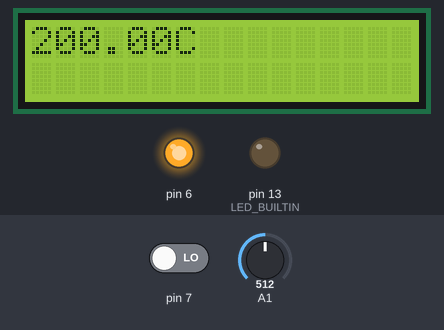
Recording of a sketch running on a simulated Arduino Uno, built with avr-gcc and run on an emulated ATmega328P. Shown: 16×2 character LCD, output pins drawn as LEDs (lit = HIGH). The inputs (shaded band) are chosen by the test bench; at power-on: A1 = 512, pin 7 LOW.

Above: at 1.2 s.
1.3 s: A1 set to 217
At 2.4 s:
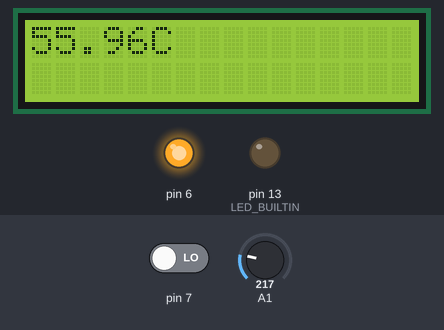
2.8 s: A1 set to 189
At 3.2 s:
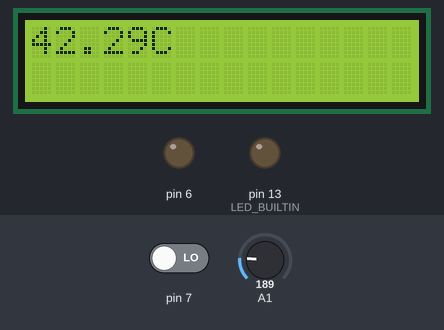
4.3 s: A1 set to 130
At 5.4 s:
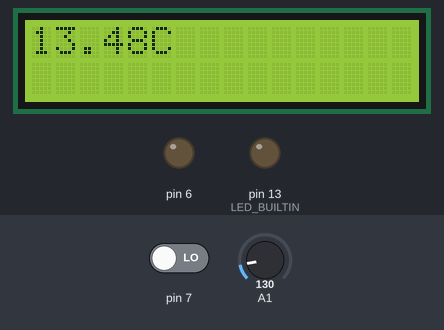
5.8 s: A1 set to 115
At 6.2 s:
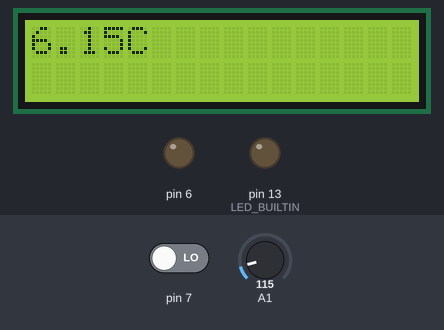
8.8 s: A1 set to 306
At 9.7 s:
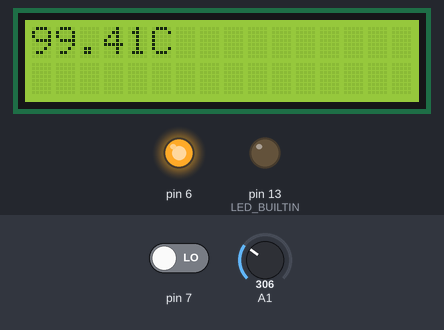
11.8 s: pin 7 driven HIGH
At 12.9 s:
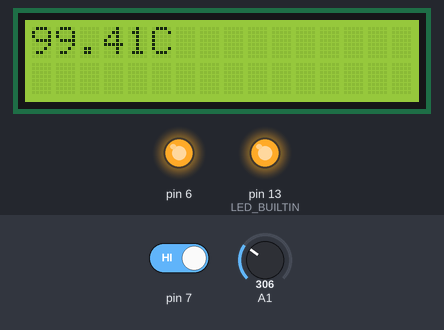
Timing chart, 0 to 14.8 s (numbered marks = the images above; inputs shaded):
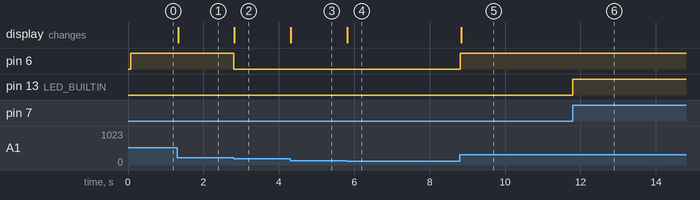

Measured:
- the behaviour switches between 205 and 204 on A1 (found by bisection; images 1 and 2)
- after the input at 1.3 s, the display: changes at once (image 1)
- after the input at 2.8 s, pin 6: HIGH → LOW at once; the display: changes at once (image 2)
- after the input at 4.3 s, the display: changes at once (image 3)
- after the input at 5.8 s, the display: changes at once (image 4)
- after the input at 8.8 s, pin 6: LOW → HIGH at once; the display: changes at once (image 5)
- after the input at 11.8 s, pin 13 (LED_BUILTIN): LOW → HIGH at once

The sketch:

smart_home1.ino
```cpp
#include <LiquidCrystal.h>


LiquidCrystal lcd(12, 11, 5, 4, 3, 2);
float a;
int buttonState = 0;
void setup() {

  lcd.begin(16, 2);
   pinMode(6,OUTPUT);
  pinMode(7, INPUT);
  pinMode(LED_BUILTIN, OUTPUT);


}

void loop() {


  a=analogRead(1);
  a=a*0.0048828125;
  a=(a-0.5)*100;
  lcd.clear();
   lcd.setCursor(0, 0);

  lcd.print(a);
  lcd.print("C");
  if(a>50)
  {
    digitalWrite(6,HIGH);
  }
  else{
    digitalWrite(6,LOW);
  }
  buttonState = digitalRead(7);
   if (buttonState == HIGH) {
    digitalWrite(LED_BUILTIN, HIGH);
  } else {
    digitalWrite(LED_BUILTIN, LOW);
  }
  delay(10);

}
 
```
